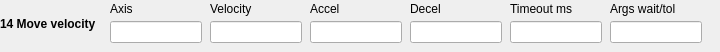
  <widget class="caFrame" name="editActionFrame14">
   <property name="geometry"><rect><x>180</x><y>258</y><width>720</width><height>52</height></rect></property>
   <property name="visibility"><enum>caFrame::Calc</enum></property>
   <property name="visibilityCalc"><string notr="true">A==14</string></property>
   <property name="channel" stdset="0"><string notr="true">$(SEQ_PFX)Edit-Action</string></property>
   <widget class="caLabel" name="editActionName14">
    <property name="geometry"><rect><x>0</x><y>2</y><width>105</width><height>43</height></rect></property>
    <property name="font"><font><bold>true</bold></font></property>
    <property name="wordWrap"><bool>true</bool></property>
    <property name="text"><string>14 Move velocity</string></property>
   </widget>
   <widget class="caLabel" name="editAxisLabelA14_0"><property name="geometry"><rect><x>110</x><y>0</y><width>92</width><height>18</height></rect></property><property name="text"><string>Axis</string></property></widget>
   <widget class="caTextEntry" name="editAxisA14_0"><property name="geometry"><rect><x>110</x><y>21</y><width>92</width><height>22</height></rect></property><property name="channel" stdset="0"><string notr="true">$(SEQ_PFX)Edit-Axis</string></property></widget>
   <widget class="caLabel" name="editVelocityLabelA14_1"><property name="geometry"><rect><x>210</x><y>0</y><width>92</width><height>18</height></rect></property><property name="text"><string>Velocity</string></property></widget>
   <widget class="caTextEntry" name="editVelocityA14_1"><property name="geometry"><rect><x>210</x><y>21</y><width>92</width><height>22</height></rect></property><property name="channel" stdset="0"><string notr="true">$(SEQ_PFX)Edit-Velocity</string></property></widget>
   <widget class="caLabel" name="editAccelerationLabelA14_2"><property name="geometry"><rect><x>310</x><y>0</y><width>92</width><height>18</height></rect></property><property name="text"><string>Accel</string></property></widget>
   <widget class="caTextEntry" name="editAccelerationA14_2"><property name="geometry"><rect><x>310</x><y>21</y><width>92</width><height>22</height></rect></property><property name="channel" stdset="0"><string notr="true">$(SEQ_PFX)Edit-Acceleration</string></property></widget>
   <widget class="caLabel" name="editDecelerationLabelA14_3"><property name="geometry"><rect><x>410</x><y>0</y><width>92</width><height>18</height></rect></property><property name="text"><string>Decel</string></property></widget>
   <widget class="caTextEntry" name="editDecelerationA14_3"><property name="geometry"><rect><x>410</x><y>21</y><width>92</width><height>22</height></rect></property><property name="channel" stdset="0"><string notr="true">$(SEQ_PFX)Edit-Deceleration</string></property></widget>
   <widget class="caLabel" name="editTimeoutMsLabelA14_4"><property name="geometry"><rect><x>510</x><y>0</y><width>92</width><height>18</height></rect></property><property name="text"><string>Timeout ms</string></property></widget>
   <widget class="caTextEntry" name="editTimeoutMsA14_4"><property name="geometry"><rect><x>510</x><y>21</y><width>92</width><height>22</height></rect></property><property name="channel" stdset="0"><string notr="true">$(SEQ_PFX)Edit-TimeoutMs</string></property></widget>
   <widget class="caLabel" name="editArgsLabelA14_5"><property name="geometry"><rect><x>610</x><y>0</y><width>92</width><height>18</height></rect></property><property name="text"><string>Args wait/tol</string></property></widget>
   <widget class="caTextEntry" name="editArgsA14_5"><property name="geometry"><rect><x>610</x><y>21</y><width>92</width><height>22</height></rect></property><property name="channel" stdset="0"><string notr="true">$(SEQ_PFX)Edit-Args</string></property><property name="formatType"><enum>caLineEdit::string</enum></property></widget>
  </widget>
